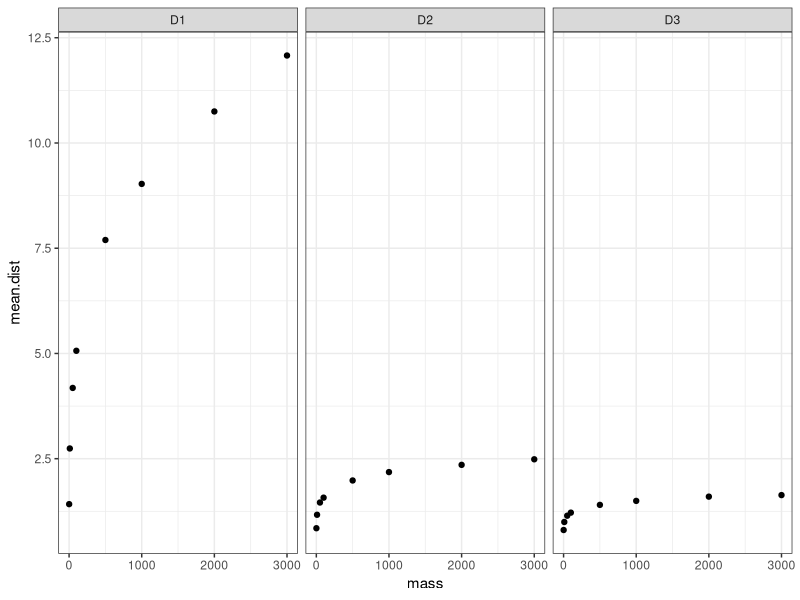
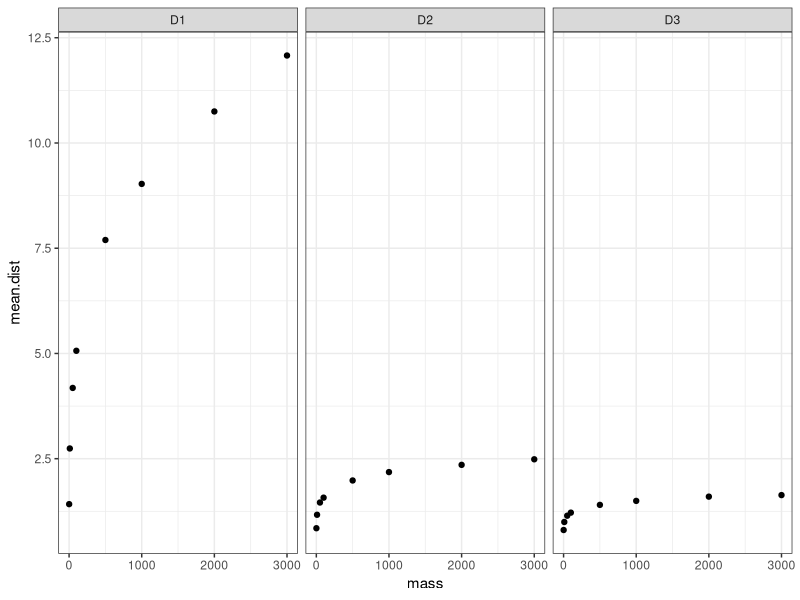
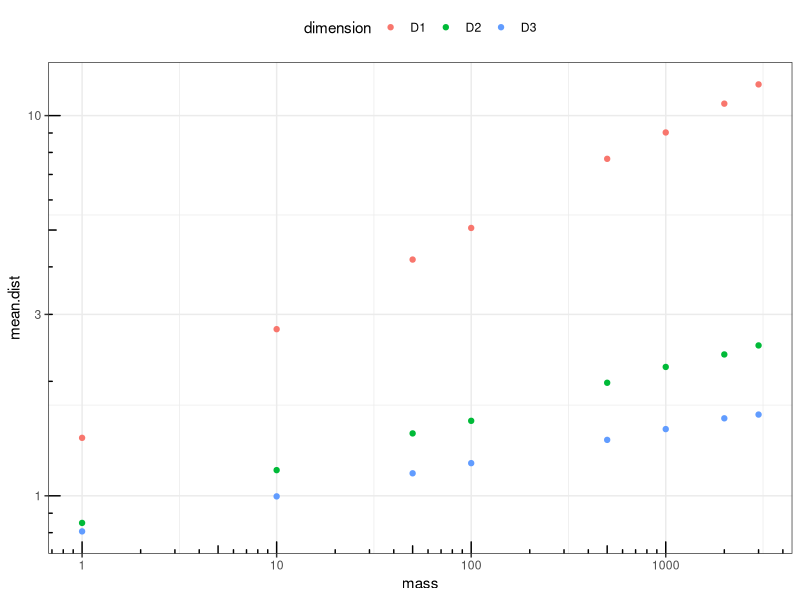

These figures' R source, in order:
N <- 8000 # number of max mitochondria in cell 
Nmb <- 100 # number of Mb in cell
Nb <- 100
masses <- c(1, 10, 50, 100, 500, 1000, 2000, 3000)

# Assumption:
# Mb density ~ 0.3*Mass^(-1/4)

mitdens.allometry <- function(m, n) {
  return(ceiling(x = 0.3*m^(-1/4)*n))
}


getDist1D <- function(masses, S, Nb, N, Nmb, mitdens.func) {
  R <- 1:(S)
  
  # result.mt <- vector(mode = "list", length = length(masses))
  result.mb <- vector(mode = "list", length = length(masses))
  for(i in 1:length(masses)) {
    Nm <- mitdens.func(m = masses[i], n = N)
    cat("Mass:", masses[i], "; Nm:", Nm, "; Nmb:", Nmb, "\n", sep = ' ')
    
    mean.dist.mb <- numeric(length = Nb)
    
    for(b in 1:Nb) {
      # dist.mt <- numeric(length = Nm)
      dist.mb <- numeric(length = Nmb)
      cell <- numeric(length = S)
      
      # generate mitochondrion positions
      Im <- sample(x = R, size = Nm, replace = FALSE)
      cell[Im] <- 1
      i.Im <- which(cell == 1, arr.ind = TRUE)
      i.Im <- i.Im + 0.5
      
      # generate myoglobin positions
      Imb <- runif(n = Nmb, min = 1, max = S)
      
      # Mb-specific
      for(j in 1:Nmb) {
        dist.mb[j] <- min(sqrt( (Imb[j]-i.Im)^2 ))
      }
      mean.dist.mb[b] <- mean(dist.mb)
    }
    result.mb[[i]] <- mean.dist.mb
  }
  return (list(result.mb = result.mb))
}


getDist2D <- function(masses, S,  Nb, N, Nmb, mitdens.func) {
  R <- 1:(S^2)
  
  result.mb <- vector(mode = "list", length = length(masses))
  for(i in 1:length(masses)) {
    Nm <- mitdens.func(m = masses[i], n = N)
    cat("Mass:", masses[i], "; Nm:", Nm, "; Nmb:", Nmb, "\n", sep = ' ')
    
    mean.dist.mb <- numeric(length = Nb)
    for(b in 1:Nb) {
      dist.mb <- numeric(length = Nmb)
      cell <- matrix(data = 0, nrow = S, ncol = S)
      
      # generate mitochondrion positions
      Im <- sample(x = R, size = Nm, replace = FALSE)
      cell[Im] <- 1
      i.Im <- which(cell == 1, arr.ind = TRUE)
      i.Im <- i.Im - 0.5
      
      
      # generate myoglobin positions
      Imb <- replicate(n = 2, expr = runif(n = Nmb, min = 1, max = S))
      
      # Mb-specific
      for(j in 1:Nmb) {
        dist.mb[j] <-min(sqrt( (Imb[j, 1]-i.Im[, 1])^2 + (Imb[j, 2]-i.Im[, 2])^2 ))
      }
      mean.dist.mb[b] <- mean(dist.mb)
    }
    
    result.mb[[i]] <- mean.dist.mb
  }
  
  return (list(result.mb = result.mb))
}


getDist3D <- function(masses, S,  Nb, N, Nmb, mitdens.func) {
  R <- 1:(S^3) # 3D space
  
  result.mb <- vector(mode = "list", length = length(masses))
  for(i in 1:length(masses)) {
    Nm <- mitdens.func(m = masses[i], n = N)
    cat("Mass:", masses[i], "; Nm:", Nm, "; Nmb:", Nmb, "\n", sep = ' ')
    
    mean.dist.mb <- numeric(length = Nb)
    for(b in 1:Nb) {
      dist.mb <- numeric(length = Nmb)
      cell <- array(data = 0, dim = c(S, S, S))
      
      # generate mitochondrion positions
      Im <- sample(x = R, size = Nm, replace = FALSE)
      cell[Im] <- 1
      i.Im <- which(cell == 1, arr.ind = TRUE)
      i.Im <- i.Im - 0.5
      
      # generate myoglobin positions
      Imb <- replicate(n = 3, expr = runif(n = Nmb, min = 1, max = S))
      
      # Mb-specific
      for(j in 1:Nmb) {
        dist.mb[j] <- min(sqrt( (Imb[j, 1]-i.Im[, 1])^2 
                                + (Imb[j, 2]-i.Im[, 2])^2 
                                + (Imb[j, 3]-i.Im[, 3])^2))
      }
      mean.dist.mb[b] <- mean(dist.mb)
    }
    result.mb[[i]] <- mean.dist.mb
  }
  return (list(result.mb = result.mb))
}



D1 <- getDist1D(masses = masses, S = N, Nb = Nb, N = N, 
                Nmb = Nmb, mitdens.func = mitdens.allometry)
D2 <- getDist2D(masses = masses, S = floor(N^(1/2)), 
                Nb = Nb, N = floor(N^(1/2))^2, 
                Nmb = Nmb, mitdens.func = mitdens.allometry)
D3 <- getDist3D(masses = masses, S = floor(N^(1/3)), 
                Nb = Nb, N = floor(N^(1/3))^3, 
                Nmb = Nmb, mitdens.func = mitdens.allometry)

summary(lm(log10(unlist(lapply(D1$result.mb, mean))) ~ log10(masses)))
summary(lm(log10(unlist(lapply(D2$result.mb, mean))) ~ log10(masses)))
summary(lm(log10(unlist(lapply(D3$result.mb, mean))) ~ log10(masses)))

summary <- c()
for(i in 1:length(masses)) {
  temp <- rbind(data.frame(mean.dist = mean(D1$result.mb[[i]]),
                           dimension = "D1", mass = masses[i]),
                data.frame(mean.dist = mean(D2$result.mb[[i]]),
                           dimension = "D2", mass = masses[i]),
                data.frame(mean.dist = mean(D3$result.mb[[i]]),
                           dimension = "D3", mass = masses[i]))
  summary <- rbind(summary, temp)
}
rm(i, temp)






require(ggplot2)


ggplot(data = summary)+
  facet_wrap(facets = ~dimension, nrow = 1)+
  geom_point(aes(x = mass, y = mean.dist))+
  theme_bw()



ggplot(data = summary)+
  facet_wrap(facets = ~dimension, nrow = 1)+
  geom_point(aes(x = mass, y = mean.dist))+
  theme_bw()


ggplot(data = summary)+
  geom_point(aes(x = mass, y = mean.dist, col = dimension))+
  theme_bw()+
  scale_x_log10()+
  scale_y_log10()+
  theme(legend.position = "top")+
  annotation_logticks(base = 10, sides = "bl")

